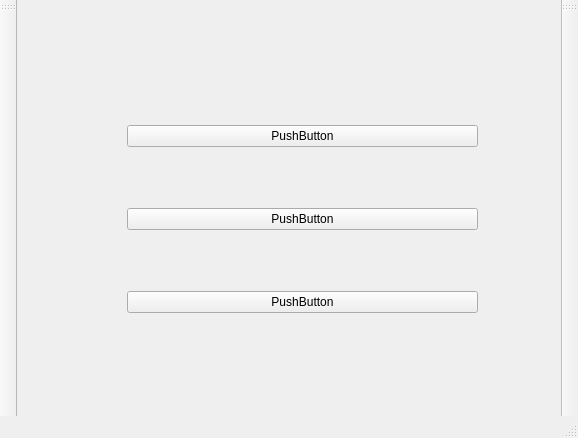
<?xml version="1.0" encoding="UTF-8"?>
<ui version="4.0">
 <class>MainWindow</class>
 <widget class="QMainWindow" name="MainWindow">
  <property name="geometry">
   <rect>
    <x>0</x>
    <y>0</y>
    <width>578</width>
    <height>438</height>
   </rect>
  </property>
  <property name="windowTitle">
   <string>MainWindow</string>
  </property>
  <widget class="QWidget" name="centralwidget">
   <property name="sizePolicy">
    <sizepolicy hsizetype="Expanding" vsizetype="Expanding">
     <horstretch>0</horstretch>
     <verstretch>0</verstretch>
    </sizepolicy>
   </property>
   <property name="minimumSize">
    <size>
     <width>0</width>
     <height>0</height>
    </size>
   </property>
   <property name="maximumSize">
    <size>
     <width>16777215</width>
     <height>16777215</height>
    </size>
   </property>
   <widget class="QWidget" name="verticalLayoutWidget">
    <property name="geometry">
     <rect>
      <x>110</x>
      <y>70</y>
      <width>351</width>
      <height>301</height>
     </rect>
    </property>
    <layout class="QVBoxLayout" name="verticalLayout">
     <item>
      <widget class="QPushButton" name="pushButton">
       <property name="text">
        <string>PushButton</string>
       </property>
      </widget>
     </item>
     <item>
      <widget class="QPushButton" name="pushButton_2">
       <property name="text">
        <string>PushButton</string>
       </property>
      </widget>
     </item>
     <item>
      <widget class="QPushButton" name="pushButton_3">
       <property name="text">
        <string>PushButton</string>
       </property>
      </widget>
     </item>
    </layout>
   </widget>
  </widget>
  <widget class="QMenuBar" name="menubar">
   <property name="geometry">
    <rect>
     <x>0</x>
     <y>0</y>
     <width>578</width>
     <height>26</height>
    </rect>
   </property>
  </widget>
  <widget class="QStatusBar" name="statusbar"/>
  <widget class="QToolBar" name="toolBar">
   <property name="windowTitle">
    <string>toolBar</string>
   </property>
   <attribute name="toolBarArea">
    <enum>LeftToolBarArea</enum>
   </attribute>
   <attribute name="toolBarBreak">
    <bool>false</bool>
   </attribute>
  </widget>
  <widget class="QToolBar" name="toolBar_2">
   <property name="windowTitle">
    <string>toolBar_2</string>
   </property>
   <attribute name="toolBarArea">
    <enum>RightToolBarArea</enum>
   </attribute>
   <attribute name="toolBarBreak">
    <bool>false</bool>
   </attribute>
  </widget>
 </widget>
 <resources/>
 <connections/>
</ui>
